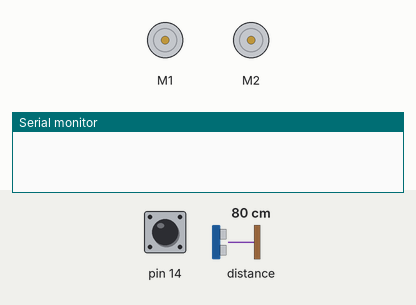
The sketch below on a simulated Arduino Leonardo, built with avr-gcc and run on an emulated ATmega32U4. Shown: 2 × DC motor (green arrow = forward, orange = backward, longer = faster), the last lines printed to the serial monitor. The inputs (shaded band) are chosen by the test bench; at power-on: pin 14 HIGH, distance to the obstacle 80 cm.

Above: at 0.8 s.
0.9 s: pin 14 pulled LOW for 0.15 s
At 2.4 s:
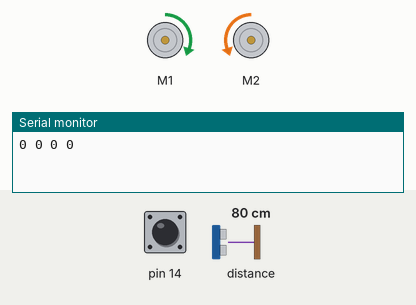
3.5 s: distance to the obstacle set to 2 cm
5.0 s: distance to the obstacle set to 18 cm
Timing chart, 0 to 8.0 s (numbered marks = the images above; inputs shaded):
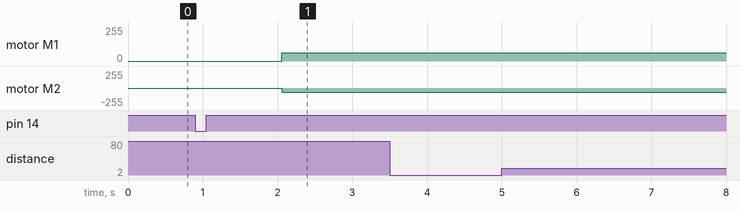

Measured:
- after the input at 0.9 s, motor M1: stopped → forward 63/255 after 1.2 s; motor M2: stopped → backward 63/255 after 1.2 s

The sketch:

Ass_2.ino
```cpp
#include <Wire.h>
#include <Zumo32U4.h>

Zumo32U4ProximitySensors proxSensors;
Zumo32U4Motors motors;
Zumo32U4ButtonA buttonA;

bool proxLeftActive;
bool proxRightActive;
bool proxFrontActive;

void setup() {
  // put your setup code here, to run once:
  buttonA.waitForButton();
  delay(1000);

  proxSensors.initThreeSensors();

}

void printReadingsToSerial() {
  static char buffer[80];
  sprintf(buffer, "%d %d %d %d\n",
  proxSensors.countsLeftWithLeftLeds(),
  proxSensors.countsFrontWithLeftLeds(),
  proxSensors.countsFrontWithRightLeds(),
  proxSensors.countsRightWithRightLeds()
  );
  Serial.print(buffer);
}

void forward(int t) {
  motors.setLeftSpeed(100);
  motors.setRightSpeed(100);
  delay(t);
}

void backward(int t) {
  motors.setLeftSpeed(-100);
  motors.setRightSpeed(-100);
  delay(t);
}

void left(int t) {
  motors.setLeftSpeed(-100);
  motors.setRightSpeed(100);
  delay(t);
}

void right(int t) {
  motors.setLeftSpeed(100);
  motors.setRightSpeed(-100);
  delay(t);
}

void stop() {
  motors.setLeftSpeed(0);
  motors.setRightSpeed(0);
}

void fortyfivedeg(int t) {
  motors.setLeftSpeed(-100);
  motors.setRightSpeed(100);
  delay(t);
}

void loop() {
  // put your main code here, to run repeatedly:

  proxSensors.read();

  proxLeftActive = proxSensors.readBasicLeft();
  proxFrontActive = proxSensors.readBasicFront();
  proxRightActive = proxSensors.readBasicRight();

  printReadingsToSerial();

  movement();

  delay(100);
}


void movement() {

  if(proxSensors.countsLeftWithLeftLeds() <=3){
    right(500);
  }else if(proxSensors.countsRightWithRightLeds() <=3){
    left(500);
  } else if(proxSensors.countsFrontWithLeftLeds() <=3 || proxSensors.countsFrontWithRightLeds() <=3){
    backward(500);
    fortyfivedeg(1000);
  }else{
    forward(100);
  }
}
```
